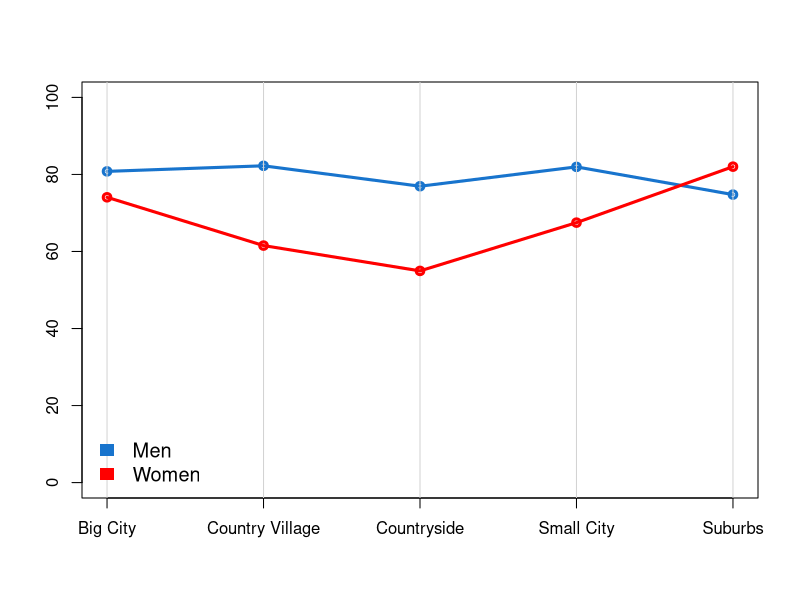
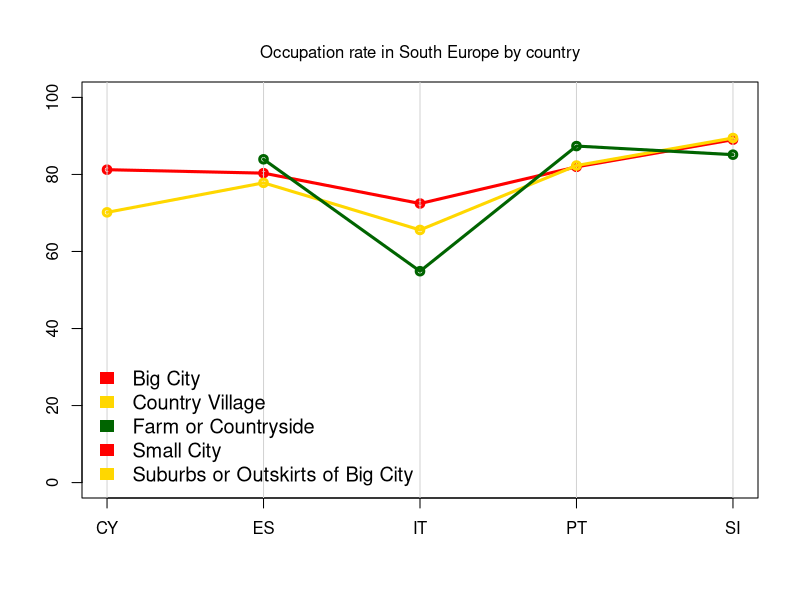
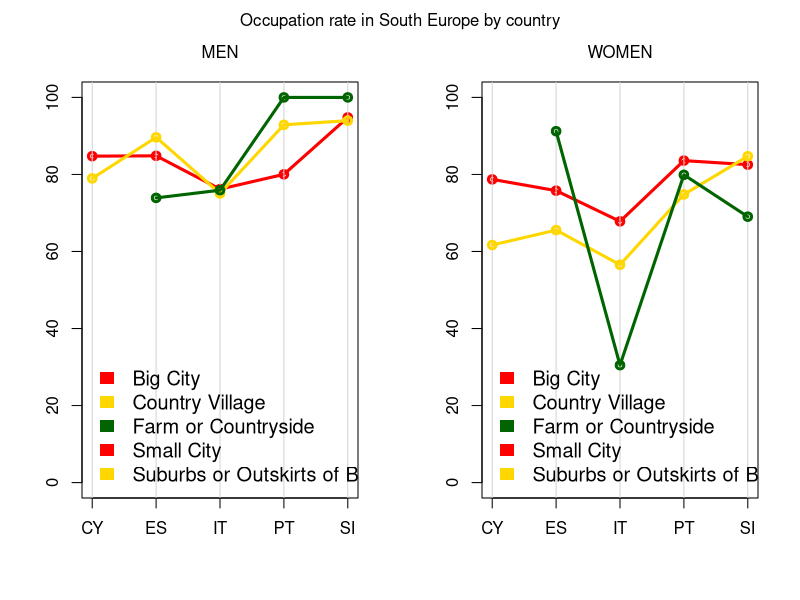
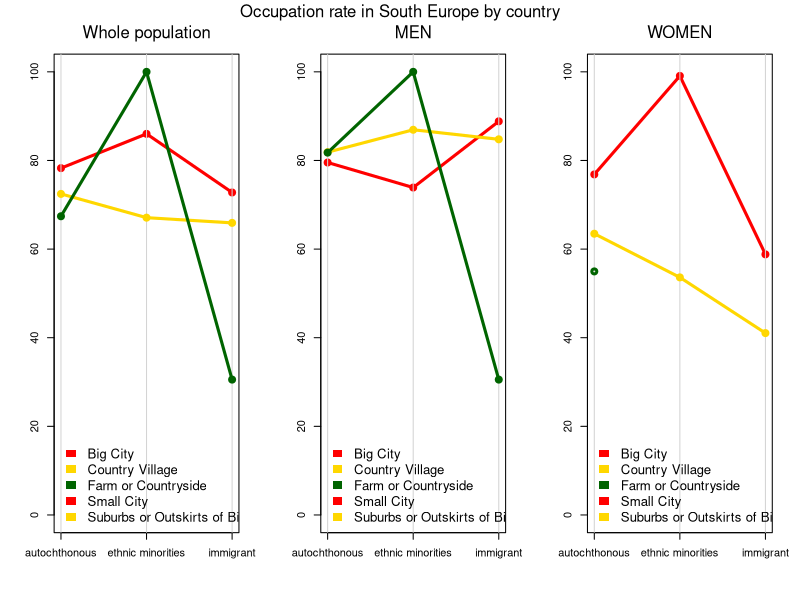

Recreate these plots in R, in order.
# - - - - - - - - - - EXPLORATIVE DATA ANALYSIS - DOMICIL - - - - - - - - - - #

# How does the domicil affect the employment rates?

#### load the dataset ####

work <- read.csv('Data_Cleaning/data_work.csv', header = T)

# Focus on south Europe
work <- work[work$rgn == 'South Europe', ]
work$rgn <- NULL

# Extract vector containing the countries labels
work$cntry <- as.factor(work$cntry)
work$cntry <- droplevels(work$cntry)
country <-  levels(work$cntry)

# Merge native and autochthonous
work$ctzmod[work$ctzmod == 'native'] <- 'autochthonous'

# Convert ctzmod in factor and drop levels
work$ctzmod <- as.factor(work$ctzmod)
work$ctzmod <- droplevels(work$ctzmod)
citizienship <- levels(work$ctzmod)

# Convert domicil in factor and drop levels
work$domicil <- as.factor(work$domicil)

#### Define the weights design ####
library(survey)

design <- svydesign(ids = ~psu, strata = ~stratum, weights = ~anweight, nest = T, 
                    data = work)



#### Employment rate by gender in South Europe ####

domicil.male.tab <- svytable(~domicil+pdwrk, subset(design, gndr == 'male'))
domicil.female.tab <- svytable(~domicil+pdwrk, subset(design, gndr == 'female'))
domicil.male <- domicil.male.tab[,2]/rowSums(domicil.male.tab)*100
domicil.female <- domicil.female.tab[,2]/rowSums(domicil.female.tab)*100

rm(domicil.male.tab, domicil.female.tab)


# PLOT

# colors.south <- c('darkgreen','darkred', 'darkblue', 'darkorange2')
# barplot(domicil,
#         ylim = c(0,100),
#         beside = T,
#         col = colors.south)
# title('domicil ratio of men and women in South Europe')

lab <- names(domicil.male)
lab[5] <- 'Suburbs'
lab[3] <- 'Countryside'

par(mfrow = c(1,1))
plot(1:5, domicil.male, type = 'o', col = 'dodgerblue3', lwd = 3,
     ylim = c(0,100), xlab = '', ylab = '', xaxt = 'n')
# mtext('Occupation rate in South Europe', side=3, line = 1)
# axis(1, at=1:5, names(domicil.male))
axis(1, at=1:5, lab)
abline(v=1:5, col = 'lightgrey')
points(1:5, domicil.female, type = 'o', col = 'red', lwd = 3)
legend('bottomleft', legend = c('Men', 'Women'), 
       fill = c('dodgerblue3','red'), 
       border = NA, 
       cex = 1.2,
       bty = 'n')


#### domicil: Difference between countries WITHOUT GENDER ####

domicil.south.NOgender <- NULL
for( cnt in country){
  tabnostd <- svytable(~domicil+pdwrk, subset(design, cntry == cnt))
  tabnostd <- tabnostd[,2]/rowSums(tabnostd)*100
  domicil.south.NOgender <- cbind(domicil.south.NOgender, tabnostd)
}
colnames(domicil.south.NOgender) <- country

rm(tabnostd)



# PLOT

# colors.south <- c('darkgreen','darkred', 'darkblue', 'darkorange2')
# barplot(domicil.south,
#         ylim = c(0,100),
#         beside = T,
#         col = colors.south)
# title('domicil ratio of men and women in South Europe')


par(mfrow = c(1,1))
plot(1:5, domicil.south.NOgender[1,], type = 'o', col = 'red', lwd = 3,
     ylim = c(0,100), xlab = '', ylab = '', xaxt = 'n')
mtext('Occupation rate in South Europe by country', side=3, line = 1)
axis(1, at=1:5, colnames(domicil.south.NOgender))
abline(v=1:5, col = 'lightgrey')
points(1:5, domicil.south.NOgender[2,], type = 'o', col = 'gold', lwd = 3)
points(1:5, domicil.south.NOgender[3,], type = 'o', col = 'darkgreen', lwd = 3)
legend('bottomleft', legend = rownames(domicil.south.NOgender), 
       fill = c('red', 'gold', 'darkgreen'), 
       border = NA, 
       cex = 1.2,
       bty = 'n')


#### domicil: Difference between countries WITH GENDER ####


domicil.south.male <- domicil.south.female <- NULL
for( cnt in country){
  tabnostd.male <- svytable(~domicil+pdwrk, subset(design, gndr == 'male' & cntry == cnt))
  tabnostd.male <- tabnostd.male[,2]/rowSums(tabnostd.male)*100
  domicil.south.male <- cbind(domicil.south.male, tabnostd.male)
  
  tabnostd.female <- svytable(~domicil+pdwrk, subset(design, gndr == 'female' & cntry == cnt))
  tabnostd.female <- tabnostd.female[,2]/rowSums(tabnostd.female)*100
  domicil.south.female <- cbind(domicil.south.female, tabnostd.female)
}
colnames(domicil.south.male) <- country
colnames(domicil.south.female) <- country

rm(tabnostd.male, tabnostd.female)



# PLOT

# colors.south <- c('darkgreen','darkred', 'darkblue', 'darkorange2')
# barplot(domicil.south,
#         ylim = c(0,100),
#         beside = T,
#         col = colors.south)
# title('domicil ratio of men and women in South Europe')

par(mfrow = c(1,2))
plot(1:5, domicil.south.male[1,], type = 'o', col = 'red', lwd = 3,
     ylim = c(0,100), xlab = '', ylab = '', xaxt = 'n')
mtext('MEN', side=3, line = 1)
axis(1, at=1:5, colnames(domicil.south.male))
abline(v=1:5, col = 'lightgrey')
points(1:5, domicil.south.male[2,], type = 'o', col = 'gold', lwd = 3)
points(1:5, domicil.south.male[3,], type = 'o', col = 'darkgreen', lwd = 3)
legend('bottomleft', legend = rownames(domicil.south.male), 
       fill = c('red', 'gold', 'darkgreen'), 
       border = NA, 
       cex = 1.2,
       bty = 'n')
plot(1:5, domicil.south.female[1,], type = 'o', col = 'red', lwd = 3,
     ylim = c(0,100), xlab = '', ylab = '', xaxt = 'n')
mtext('WOMEN', side=3, line = 1)
axis(1, at=1:5, colnames(domicil.south.female))
abline(v=1:5, col = 'lightgrey')
points(1:5, domicil.south.female[2,], type = 'o', col = 'gold', lwd = 3)
points(1:5, domicil.south.female[3,], type = 'o', col = 'darkgreen', lwd = 3)
legend('bottomleft', legend = rownames(domicil.south.female), 
       fill = c('red', 'gold', 'darkgreen'), 
       border = NA, 
       cex = 1.2,
       bty = 'n')
mtext('Occupation rate in South Europe by country', outer = T, side=3, line = -1.5)


#### domicil: Difference between countries WITH CITIZIENSHIP ####

domicil.citizienship.NOgender <- NULL
for( ctz in citizienship){
  tabnostd <- svytable(~domicil+pdwrk, subset(design, ctzmod == ctz))
  tabnostd <- tabnostd[,2]/rowSums(tabnostd)*100
  domicil.citizienship.NOgender <- cbind(domicil.citizienship.NOgender, tabnostd)
}
colnames(domicil.citizienship.NOgender) <- citizienship

domicil.citizienship.male <- domicil.citizienship.female <- NULL
for( ctz in citizienship){
  tabnostd.male <- svytable(~domicil+pdwrk, subset(design, gndr == 'male' & ctzmod == ctz))
  tabnostd.male <- tabnostd.male[,2]/rowSums(tabnostd.male)*100
  domicil.citizienship.male <- cbind(domicil.citizienship.male, tabnostd.male)
  
  tabnostd.female <- svytable(~domicil+pdwrk, subset(design, gndr == 'female' & ctzmod == ctz))
  tabnostd.female <- tabnostd.female[,2]/rowSums(tabnostd.female)*100
  domicil.citizienship.female <- cbind(domicil.citizienship.female, tabnostd.female)
}
colnames(domicil.citizienship.male) <- citizienship
colnames(domicil.citizienship.female) <- citizienship

rm(tabnostd, tabnostd.male, tabnostd.female)



# PLOT

# colors.south <- c('darkgreen','darkred', 'darkblue', 'darkorange2')
# barplot(domicil.citizienship,
#         ylim = c(0,100),
#         beside = T,
#         col = colors.south)
# title('domicil ratio of men and women in South Europe')

par(mfrow = c(1,3))
plot(1:3, domicil.citizienship.NOgender[1,], type = 'o', col = 'red', lwd = 3,
     ylim = c(0,100), xlab = '', ylab = '', xaxt = 'n')
mtext('Whole population', side=3, line = 1)
axis(1, at=1:3, colnames(domicil.citizienship.NOgender))
abline(v=1:3, col = 'lightgrey')
points(1:3, domicil.citizienship.NOgender[2,], type = 'o', col = 'gold', lwd = 3)
points(1:3, domicil.citizienship.NOgender[3,], type = 'o', col = 'darkgreen', lwd = 3)
legend('bottomleft', legend = rownames(domicil.citizienship.NOgender), 
       fill = c('red', 'gold', 'darkgreen'), 
       border = NA, 
       cex = 1.2,
       bty = 'n')
plot(1:3, domicil.citizienship.male[1,], type = 'o', col = 'red', lwd = 3,
     ylim = c(0,100), xlab = '', ylab = '', xaxt = 'n')
mtext('MEN', side=3, line = 1)
axis(1, at=1:3, colnames(domicil.citizienship.male))
abline(v=1:3, col = 'lightgrey')
points(1:3, domicil.citizienship.male[2,], type = 'o', col = 'gold', lwd = 3)
points(1:3, domicil.citizienship.male[3,], type = 'o', col = 'darkgreen', lwd = 3)
legend('bottomleft', legend = rownames(domicil.citizienship.male), 
       fill = c('red', 'gold', 'darkgreen'), 
       border = NA, 
       cex = 1.2,
       bty = 'n')
plot(1:3, domicil.citizienship.female[1,], type = 'o', col = 'red', lwd = 3,
     ylim = c(0,100), xlab = '', ylab = '', xaxt = 'n')
mtext('WOMEN', side=3, line = 1)
axis(1, at=1:3, colnames(domicil.citizienship.female))
abline(v=1:3, col = 'lightgrey')
points(1:3, domicil.citizienship.female[2,], type = 'o', col = 'gold', lwd = 3)
points(1:3, domicil.citizienship.female[3,], type = 'o', col = 'darkgreen', lwd = 3)
legend('bottomleft', legend = rownames(domicil.citizienship.female), 
       fill = c('red', 'gold', 'darkgreen'), 
       border = NA, 
       cex = 1.2,
       bty = 'n')
mtext('Occupation rate in South Europe by country', outer = T, side=3, line = -1.5)


rm(cnt, ctz)
